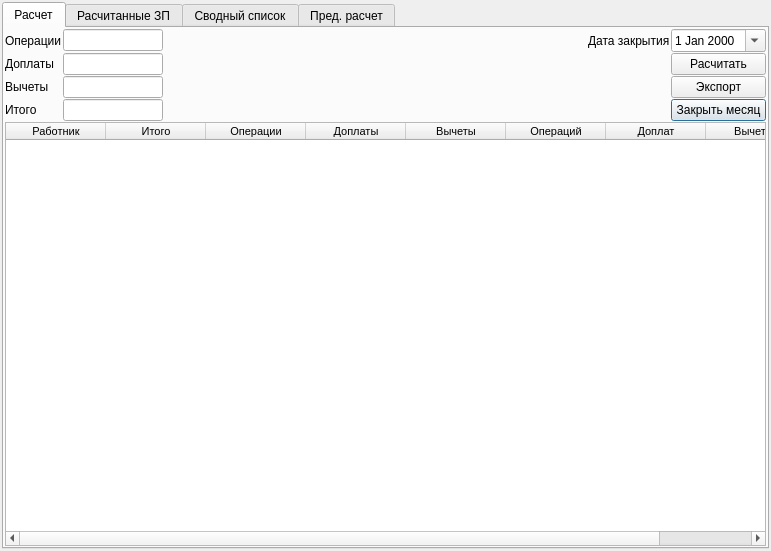
<?xml version="1.0" encoding="UTF-8"?>
<ui version="4.0">
 <class>Dialog</class>
 <widget class="QDialog" name="Dialog">
  <property name="geometry">
   <rect>
    <x>0</x>
    <y>0</y>
    <width>771</width>
    <height>551</height>
   </rect>
  </property>
  <property name="windowTitle">
   <string>Расчет зарплаты</string>
  </property>
  <layout class="QGridLayout" name="gridLayout">
   <property name="leftMargin">
    <number>2</number>
   </property>
   <property name="topMargin">
    <number>2</number>
   </property>
   <property name="rightMargin">
    <number>2</number>
   </property>
   <property name="bottomMargin">
    <number>2</number>
   </property>
   <property name="spacing">
    <number>2</number>
   </property>
   <item row="0" column="0">
    <widget class="QTabWidget" name="tabWidget">
     <property name="currentIndex">
      <number>0</number>
     </property>
     <widget class="QWidget" name="tab">
      <attribute name="title">
       <string>Расчет</string>
      </attribute>
      <layout class="QGridLayout" name="gridLayout_3">
       <property name="leftMargin">
        <number>1</number>
       </property>
       <property name="topMargin">
        <number>1</number>
       </property>
       <property name="rightMargin">
        <number>1</number>
       </property>
       <property name="bottomMargin">
        <number>1</number>
       </property>
       <property name="spacing">
        <number>1</number>
       </property>
       <item row="0" column="0">
        <layout class="QGridLayout" name="gridLayout_2" columnstretch="1,5,30,2,0">
         <item row="0" column="3">
          <widget class="QLabel" name="label_5">
           <property name="text">
            <string>Дата закрытия</string>
           </property>
          </widget>
         </item>
         <item row="3" column="1">
          <widget class="QLineEdit" name="le_all_sum">
           <property name="readOnly">
            <bool>true</bool>
           </property>
          </widget>
         </item>
         <item row="1" column="1">
          <widget class="QLineEdit" name="le_all_plus">
           <property name="readOnly">
            <bool>true</bool>
           </property>
          </widget>
         </item>
         <item row="1" column="0">
          <widget class="QLabel" name="label_2">
           <property name="text">
            <string>Доплаты</string>
           </property>
          </widget>
         </item>
         <item row="1" column="2">
          <spacer name="horizontalSpacer">
           <property name="orientation">
            <enum>Qt::Horizontal</enum>
           </property>
           <property name="sizeHint" stdset="0">
            <size>
             <width>40</width>
             <height>20</height>
            </size>
           </property>
          </spacer>
         </item>
         <item row="3" column="0">
          <widget class="QLabel" name="label_4">
           <property name="text">
            <string>Итого</string>
           </property>
          </widget>
         </item>
         <item row="2" column="1">
          <widget class="QLineEdit" name="le_all_minus">
           <property name="readOnly">
            <bool>true</bool>
           </property>
          </widget>
         </item>
         <item row="0" column="0">
          <widget class="QLabel" name="label">
           <property name="text">
            <string>Операции</string>
           </property>
          </widget>
         </item>
         <item row="0" column="1">
          <widget class="QLineEdit" name="le_all_operation">
           <property name="minimumSize">
            <size>
             <width>100</width>
             <height>0</height>
            </size>
           </property>
           <property name="readOnly">
            <bool>true</bool>
           </property>
          </widget>
         </item>
         <item row="2" column="0">
          <widget class="QLabel" name="label_3">
           <property name="text">
            <string>Вычеты</string>
           </property>
          </widget>
         </item>
         <item row="0" column="4">
          <widget class="QDateEdit" name="de_pay_date">
           <property name="calendarPopup">
            <bool>true</bool>
           </property>
          </widget>
         </item>
         <item row="3" column="4">
          <widget class="QPushButton" name="pushButton_2">
           <property name="text">
            <string>Закрыть месяц</string>
           </property>
          </widget>
         </item>
         <item row="1" column="4">
          <widget class="QPushButton" name="pushButton">
           <property name="text">
            <string>Расчитать</string>
           </property>
          </widget>
         </item>
         <item row="2" column="4">
          <widget class="QPushButton" name="pushButton_7">
           <property name="text">
            <string>Экспорт</string>
           </property>
          </widget>
         </item>
        </layout>
       </item>
       <item row="1" column="0">
        <widget class="QTableWidget" name="tw_main_salary">
         <property name="font">
          <font>
           <family>Tahoma</family>
           <pointsize>8</pointsize>
          </font>
         </property>
         <property name="editTriggers">
          <set>QAbstractItemView::NoEditTriggers</set>
         </property>
         <property name="alternatingRowColors">
          <bool>true</bool>
         </property>
         <property name="selectionBehavior">
          <enum>QAbstractItemView::SelectRows</enum>
         </property>
         <attribute name="horizontalHeaderMinimumSectionSize">
          <number>35</number>
         </attribute>
         <attribute name="verticalHeaderDefaultSectionSize">
          <number>20</number>
         </attribute>
         <attribute name="verticalHeaderMinimumSectionSize">
          <number>18</number>
         </attribute>
         <column>
          <property name="text">
           <string>Работник</string>
          </property>
         </column>
         <column>
          <property name="text">
           <string>Итого</string>
          </property>
         </column>
         <column>
          <property name="text">
           <string>Операции</string>
          </property>
         </column>
         <column>
          <property name="text">
           <string>Доплаты</string>
          </property>
         </column>
         <column>
          <property name="text">
           <string>Вычеты</string>
          </property>
         </column>
         <column>
          <property name="text">
           <string>Операций</string>
          </property>
         </column>
         <column>
          <property name="text">
           <string>Доплат</string>
          </property>
         </column>
         <column>
          <property name="text">
           <string>Вычетов</string>
          </property>
         </column>
        </widget>
       </item>
      </layout>
     </widget>
     <widget class="QWidget" name="tab_2">
      <attribute name="title">
       <string>Расчитанные ЗП</string>
      </attribute>
      <layout class="QGridLayout" name="gridLayout_5">
       <property name="leftMargin">
        <number>1</number>
       </property>
       <property name="topMargin">
        <number>1</number>
       </property>
       <property name="rightMargin">
        <number>1</number>
       </property>
       <property name="bottomMargin">
        <number>1</number>
       </property>
       <property name="spacing">
        <number>1</number>
       </property>
       <item row="0" column="0">
        <layout class="QGridLayout" name="gridLayout_4" columnstretch="1,5,30,2">
         <item row="1" column="2">
          <spacer name="horizontalSpacer_2">
           <property name="orientation">
            <enum>Qt::Horizontal</enum>
           </property>
           <property name="sizeHint" stdset="0">
            <size>
             <width>40</width>
             <height>20</height>
            </size>
           </property>
          </spacer>
         </item>
         <item row="0" column="0">
          <widget class="QLabel" name="label_6">
           <property name="text">
            <string>Операции</string>
           </property>
          </widget>
         </item>
         <item row="1" column="0">
          <widget class="QLabel" name="label_7">
           <property name="text">
            <string>Доплаты</string>
           </property>
          </widget>
         </item>
         <item row="2" column="0">
          <widget class="QLabel" name="label_8">
           <property name="text">
            <string>Вычеты</string>
           </property>
          </widget>
         </item>
         <item row="3" column="0">
          <widget class="QLabel" name="label_9">
           <property name="text">
            <string>Итого</string>
           </property>
          </widget>
         </item>
         <item row="0" column="1">
          <widget class="QLineEdit" name="le_all_operation_history">
           <property name="minimumSize">
            <size>
             <width>100</width>
             <height>0</height>
            </size>
           </property>
           <property name="readOnly">
            <bool>true</bool>
           </property>
          </widget>
         </item>
         <item row="2" column="1">
          <widget class="QLineEdit" name="le_all_minus_history">
           <property name="readOnly">
            <bool>true</bool>
           </property>
          </widget>
         </item>
         <item row="3" column="1">
          <widget class="QLineEdit" name="le_all_sum_history">
           <property name="readOnly">
            <bool>true</bool>
           </property>
          </widget>
         </item>
         <item row="1" column="1">
          <widget class="QLineEdit" name="le_all_plus_history">
           <property name="readOnly">
            <bool>true</bool>
           </property>
          </widget>
         </item>
         <item row="2" column="3">
          <widget class="QPushButton" name="pushButton_3">
           <property name="text">
            <string>Выбрать месяц</string>
           </property>
          </widget>
         </item>
         <item row="3" column="3">
          <widget class="QPushButton" name="pushButton_4">
           <property name="text">
            <string>Экспорт</string>
           </property>
          </widget>
         </item>
        </layout>
       </item>
       <item row="1" column="0">
        <widget class="QTableWidget" name="tw_main_salary_history">
         <property name="font">
          <font>
           <family>Tahoma</family>
           <pointsize>8</pointsize>
          </font>
         </property>
         <property name="editTriggers">
          <set>QAbstractItemView::NoEditTriggers</set>
         </property>
         <property name="alternatingRowColors">
          <bool>true</bool>
         </property>
         <property name="selectionBehavior">
          <enum>QAbstractItemView::SelectRows</enum>
         </property>
         <attribute name="horizontalHeaderMinimumSectionSize">
          <number>35</number>
         </attribute>
         <attribute name="verticalHeaderDefaultSectionSize">
          <number>20</number>
         </attribute>
         <attribute name="verticalHeaderMinimumSectionSize">
          <number>18</number>
         </attribute>
         <column>
          <property name="text">
           <string>Работник</string>
          </property>
         </column>
         <column>
          <property name="text">
           <string>Итого</string>
          </property>
         </column>
         <column>
          <property name="text">
           <string>Операции</string>
          </property>
         </column>
         <column>
          <property name="text">
           <string>Доплаты</string>
          </property>
         </column>
         <column>
          <property name="text">
           <string>Вычеты</string>
          </property>
         </column>
         <column>
          <property name="text">
           <string>Операций</string>
          </property>
         </column>
         <column>
          <property name="text">
           <string>Доплат</string>
          </property>
         </column>
         <column>
          <property name="text">
           <string>Вычетов</string>
          </property>
         </column>
        </widget>
       </item>
      </layout>
     </widget>
     <widget class="QWidget" name="tab_3">
      <attribute name="title">
       <string>Сводный список</string>
      </attribute>
      <layout class="QGridLayout" name="gridLayout_6">
       <property name="leftMargin">
        <number>1</number>
       </property>
       <property name="topMargin">
        <number>1</number>
       </property>
       <property name="rightMargin">
        <number>1</number>
       </property>
       <property name="bottomMargin">
        <number>1</number>
       </property>
       <property name="spacing">
        <number>1</number>
       </property>
       <item row="0" column="0">
        <layout class="QHBoxLayout" name="horizontalLayout">
         <item>
          <widget class="QLabel" name="label_10">
           <property name="text">
            <string>Закрытые месяца С:</string>
           </property>
          </widget>
         </item>
         <item>
          <widget class="QDateEdit" name="de_date_many_from">
           <property name="calendarPopup">
            <bool>true</bool>
           </property>
          </widget>
         </item>
         <item>
          <widget class="QLabel" name="label_11">
           <property name="text">
            <string>По:</string>
           </property>
          </widget>
         </item>
         <item>
          <widget class="QDateEdit" name="de_date_many_to">
           <property name="calendarPopup">
            <bool>true</bool>
           </property>
          </widget>
         </item>
         <item>
          <spacer name="horizontalSpacer_3">
           <property name="orientation">
            <enum>Qt::Horizontal</enum>
           </property>
           <property name="sizeHint" stdset="0">
            <size>
             <width>40</width>
             <height>20</height>
            </size>
           </property>
          </spacer>
         </item>
         <item>
          <widget class="QPushButton" name="pushButton_6">
           <property name="text">
            <string>Экспорт</string>
           </property>
          </widget>
         </item>
         <item>
          <widget class="QPushButton" name="pushButton_5">
           <property name="text">
            <string>Показать</string>
           </property>
          </widget>
         </item>
        </layout>
       </item>
       <item row="1" column="0">
        <widget class="QTableWidget" name="tw_many">
         <property name="font">
          <font>
           <family>Tahoma</family>
           <pointsize>8</pointsize>
          </font>
         </property>
         <property name="editTriggers">
          <set>QAbstractItemView::NoEditTriggers</set>
         </property>
         <property name="alternatingRowColors">
          <bool>true</bool>
         </property>
         <property name="selectionBehavior">
          <enum>QAbstractItemView::SelectRows</enum>
         </property>
         <attribute name="verticalHeaderVisible">
          <bool>false</bool>
         </attribute>
         <attribute name="verticalHeaderDefaultSectionSize">
          <number>20</number>
         </attribute>
         <attribute name="verticalHeaderMinimumSectionSize">
          <number>18</number>
         </attribute>
         <column>
          <property name="text">
           <string>Имя</string>
          </property>
         </column>
        </widget>
       </item>
      </layout>
     </widget>
     <widget class="QWidget" name="tab_4">
      <attribute name="title">
       <string>Пред. расчет</string>
      </attribute>
      <layout class="QGridLayout" name="gridLayout_8">
       <property name="leftMargin">
        <number>0</number>
       </property>
       <property name="topMargin">
        <number>0</number>
       </property>
       <property name="rightMargin">
        <number>0</number>
       </property>
       <property name="bottomMargin">
        <number>0</number>
       </property>
       <property name="spacing">
        <number>0</number>
       </property>
       <item row="0" column="0">
        <layout class="QGridLayout" name="gridLayout_7" columnstretch="0,0,1,0">
         <item row="2" column="1">
          <widget class="QLineEdit" name="le_all_minus_2">
           <property name="readOnly">
            <bool>true</bool>
           </property>
          </widget>
         </item>
         <item row="3" column="1">
          <widget class="QLineEdit" name="le_all_sum_2">
           <property name="readOnly">
            <bool>true</bool>
           </property>
          </widget>
         </item>
         <item row="1" column="0">
          <widget class="QLabel" name="label_13">
           <property name="text">
            <string>Доплаты</string>
           </property>
          </widget>
         </item>
         <item row="0" column="1">
          <widget class="QLineEdit" name="le_all_operation_2">
           <property name="minimumSize">
            <size>
             <width>100</width>
             <height>0</height>
            </size>
           </property>
           <property name="readOnly">
            <bool>true</bool>
           </property>
          </widget>
         </item>
         <item row="0" column="0">
          <widget class="QLabel" name="label_15">
           <property name="text">
            <string>Операции</string>
           </property>
          </widget>
         </item>
         <item row="1" column="1">
          <widget class="QLineEdit" name="le_all_plus_2">
           <property name="readOnly">
            <bool>true</bool>
           </property>
          </widget>
         </item>
         <item row="2" column="0">
          <widget class="QLabel" name="label_16">
           <property name="text">
            <string>Вычеты</string>
           </property>
          </widget>
         </item>
         <item row="3" column="0">
          <widget class="QLabel" name="label_14">
           <property name="text">
            <string>Итого</string>
           </property>
          </widget>
         </item>
         <item row="0" column="2">
          <spacer name="horizontalSpacer_5">
           <property name="orientation">
            <enum>Qt::Horizontal</enum>
           </property>
           <property name="sizeHint" stdset="0">
            <size>
             <width>40</width>
             <height>20</height>
            </size>
           </property>
          </spacer>
         </item>
         <item row="2" column="3">
          <widget class="QPushButton" name="pushButton_10">
           <property name="text">
            <string>Экспорт</string>
           </property>
          </widget>
         </item>
         <item row="0" column="3" rowspan="2">
          <widget class="QPushButton" name="pushButton_9">
           <property name="sizePolicy">
            <sizepolicy hsizetype="Minimum" vsizetype="Minimum">
             <horstretch>0</horstretch>
             <verstretch>0</verstretch>
            </sizepolicy>
           </property>
           <property name="text">
            <string>Расчитать</string>
           </property>
          </widget>
         </item>
         <item row="3" column="3">
          <widget class="QPushButton" name="pushButton_8">
           <property name="text">
            <string>Печать</string>
           </property>
          </widget>
         </item>
        </layout>
       </item>
       <item row="1" column="0">
        <widget class="QTableWidget" name="tw_main_salary_2">
         <property name="font">
          <font>
           <family>Tahoma</family>
           <pointsize>8</pointsize>
          </font>
         </property>
         <property name="editTriggers">
          <set>QAbstractItemView::NoEditTriggers</set>
         </property>
         <property name="alternatingRowColors">
          <bool>true</bool>
         </property>
         <property name="selectionBehavior">
          <enum>QAbstractItemView::SelectRows</enum>
         </property>
         <attribute name="horizontalHeaderMinimumSectionSize">
          <number>35</number>
         </attribute>
         <attribute name="verticalHeaderDefaultSectionSize">
          <number>20</number>
         </attribute>
         <attribute name="verticalHeaderMinimumSectionSize">
          <number>18</number>
         </attribute>
         <column>
          <property name="text">
           <string>Работник</string>
          </property>
         </column>
         <column>
          <property name="text">
           <string>Итого</string>
          </property>
         </column>
         <column>
          <property name="text">
           <string>Операции</string>
          </property>
         </column>
         <column>
          <property name="text">
           <string>Доплаты</string>
          </property>
         </column>
         <column>
          <property name="text">
           <string>Вычеты</string>
          </property>
         </column>
         <column>
          <property name="text">
           <string>Операций</string>
          </property>
         </column>
         <column>
          <property name="text">
           <string>Доплат</string>
          </property>
         </column>
         <column>
          <property name="text">
           <string>Вычетов</string>
          </property>
         </column>
        </widget>
       </item>
      </layout>
     </widget>
    </widget>
   </item>
  </layout>
 </widget>
 <resources/>
 <connections>
  <connection>
   <sender>pushButton_3</sender>
   <signal>clicked()</signal>
   <receiver>Dialog</receiver>
   <slot>ui_view_history_date()</slot>
   <hints>
    <hint type="sourcelabel">
     <x>762</x>
     <y>100</y>
    </hint>
    <hint type="destinationlabel">
     <x>814</x>
     <y>89</y>
    </hint>
   </hints>
  </connection>
  <connection>
   <sender>pushButton</sender>
   <signal>clicked()</signal>
   <receiver>Dialog</receiver>
   <slot>ui_calc()</slot>
   <hints>
    <hint type="sourcelabel">
     <x>762</x>
     <y>74</y>
    </hint>
    <hint type="destinationlabel">
     <x>860</x>
     <y>103</y>
    </hint>
   </hints>
  </connection>
  <connection>
   <sender>pushButton_2</sender>
   <signal>clicked()</signal>
   <receiver>Dialog</receiver>
   <slot>ui_save_salary()</slot>
   <hints>
    <hint type="sourcelabel">
     <x>762</x>
     <y>132</y>
    </hint>
    <hint type="destinationlabel">
     <x>809</x>
     <y>126</y>
    </hint>
   </hints>
  </connection>
  <connection>
   <sender>tw_main_salary</sender>
   <signal>itemDoubleClicked(QTableWidgetItem*)</signal>
   <receiver>Dialog</receiver>
   <slot>ui_double_click()</slot>
   <hints>
    <hint type="sourcelabel">
     <x>102</x>
     <y>147</y>
    </hint>
    <hint type="destinationlabel">
     <x>825</x>
     <y>361</y>
    </hint>
   </hints>
  </connection>
  <connection>
   <sender>tw_main_salary_history</sender>
   <signal>itemDoubleClicked(QTableWidgetItem*)</signal>
   <receiver>Dialog</receiver>
   <slot>ui_double_click_history()</slot>
   <hints>
    <hint type="sourcelabel">
     <x>102</x>
     <y>144</y>
    </hint>
    <hint type="destinationlabel">
     <x>839</x>
     <y>313</y>
    </hint>
   </hints>
  </connection>
  <connection>
   <sender>pushButton_5</sender>
   <signal>clicked()</signal>
   <receiver>Dialog</receiver>
   <slot>ui_calc_many()</slot>
   <hints>
    <hint type="sourcelabel">
     <x>762</x>
     <y>48</y>
    </hint>
    <hint type="destinationlabel">
     <x>816</x>
     <y>42</y>
    </hint>
   </hints>
  </connection>
  <connection>
   <sender>pushButton_4</sender>
   <signal>clicked()</signal>
   <receiver>Dialog</receiver>
   <slot>ui_export_salary()</slot>
   <hints>
    <hint type="sourcelabel">
     <x>762</x>
     <y>129</y>
    </hint>
    <hint type="destinationlabel">
     <x>1019</x>
     <y>102</y>
    </hint>
   </hints>
  </connection>
  <connection>
   <sender>pushButton_6</sender>
   <signal>clicked()</signal>
   <receiver>Dialog</receiver>
   <slot>ui_many_export()</slot>
   <hints>
    <hint type="sourcelabel">
     <x>645</x>
     <y>36</y>
    </hint>
    <hint type="destinationlabel">
     <x>655</x>
     <y>-99</y>
    </hint>
   </hints>
  </connection>
  <connection>
   <sender>pushButton_7</sender>
   <signal>clicked()</signal>
   <receiver>Dialog</receiver>
   <slot>ui_export_new_salary()</slot>
   <hints>
    <hint type="sourcelabel">
     <x>724</x>
     <y>92</y>
    </hint>
    <hint type="destinationlabel">
     <x>910</x>
     <y>73</y>
    </hint>
   </hints>
  </connection>
  <connection>
   <sender>pushButton_9</sender>
   <signal>clicked()</signal>
   <receiver>Dialog</receiver>
   <slot>ui_calc_preliminary()</slot>
   <hints>
    <hint type="sourcelabel">
     <x>723</x>
     <y>50</y>
    </hint>
    <hint type="destinationlabel">
     <x>709</x>
     <y>-34</y>
    </hint>
   </hints>
  </connection>
  <connection>
   <sender>pushButton_10</sender>
   <signal>clicked()</signal>
   <receiver>Dialog</receiver>
   <slot>ui_export_preliminary_salary()</slot>
   <hints>
    <hint type="sourcelabel">
     <x>711</x>
     <y>77</y>
    </hint>
    <hint type="destinationlabel">
     <x>694</x>
     <y>-54</y>
    </hint>
   </hints>
  </connection>
  <connection>
   <sender>pushButton_8</sender>
   <signal>clicked()</signal>
   <receiver>Dialog</receiver>
   <slot>ui_print_preliminary_salary()</slot>
   <hints>
    <hint type="sourcelabel">
     <x>726</x>
     <y>112</y>
    </hint>
    <hint type="destinationlabel">
     <x>665</x>
     <y>-68</y>
    </hint>
   </hints>
  </connection>
 </connections>
 <slots>
  <slot>ui_calc()</slot>
  <slot>ui_double_click()</slot>
  <slot>ui_save_salary()</slot>
  <slot>ui_view_history_date()</slot>
  <slot>ui_double_click_history()</slot>
  <slot>ui_calc_many()</slot>
  <slot>ui_export_salary()</slot>
  <slot>ui_many_export()</slot>
  <slot>ui_export_new_salary()</slot>
  <slot>ui_calc_preliminary()</slot>
  <slot>ui_export_preliminary_salary()</slot>
  <slot>ui_print_preliminary_salary()</slot>
 </slots>
</ui>
